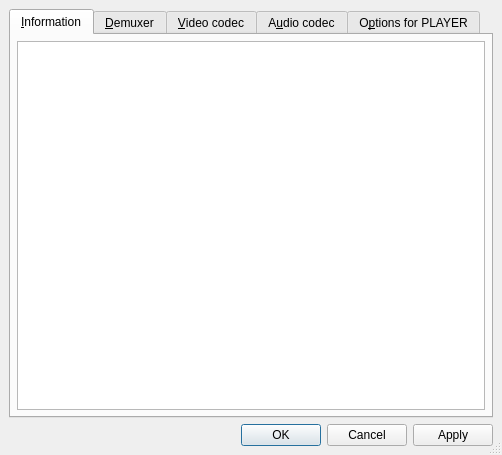
<?xml version="1.0" encoding="UTF-8"?>
<ui version="4.0">
 <author>Ricardo Villalba</author>
 <class>Gui::TFilePropertiesDialog</class>
 <widget class="QDialog" name="Gui::TFilePropertiesDialog">
  <property name="geometry">
   <rect>
    <x>0</x>
    <y>0</y>
    <width>502</width>
    <height>455</height>
   </rect>
  </property>
  <property name="windowTitle">
   <string>SMPlayer - File properties</string>
  </property>
  <property name="sizeGripEnabled">
   <bool>true</bool>
  </property>
  <layout class="QVBoxLayout">
   <property name="spacing">
    <number>6</number>
   </property>
   <property name="margin">
    <number>9</number>
   </property>
   <item>
    <widget class="QTabWidget" name="tabWidget">
     <property name="currentIndex">
      <number>0</number>
     </property>
     <widget class="QWidget" name="info_page">
      <attribute name="title">
       <string>&amp;Information</string>
      </attribute>
      <layout class="QGridLayout">
       <property name="margin">
        <number>6</number>
       </property>
       <property name="spacing">
        <number>6</number>
       </property>
       <item row="0" column="0">
        <widget class="QTextEdit" name="info_edit">
         <property name="readOnly">
          <bool>true</bool>
         </property>
        </widget>
       </item>
      </layout>
     </widget>
     <widget class="QWidget" name="demuxer_page">
      <attribute name="title">
       <string>&amp;Demuxer</string>
      </attribute>
      <layout class="QVBoxLayout">
       <property name="spacing">
        <number>6</number>
       </property>
       <property name="margin">
        <number>6</number>
       </property>
       <item>
        <widget class="QLabel" name="textLabel2">
         <property name="text">
          <string>&amp;Select the demuxer that will be used for this file:</string>
         </property>
         <property name="wordWrap">
          <bool>false</bool>
         </property>
         <property name="buddy">
          <cstring>demuxer_listbox</cstring>
         </property>
        </widget>
       </item>
       <item>
        <widget class="QListWidget" name="demuxer_listbox"/>
       </item>
       <item>
        <layout class="QHBoxLayout">
         <property name="spacing">
          <number>6</number>
         </property>
         <property name="margin">
          <number>0</number>
         </property>
         <item>
          <spacer>
           <property name="orientation">
            <enum>Qt::Horizontal</enum>
           </property>
           <property name="sizeType">
            <enum>QSizePolicy::Expanding</enum>
           </property>
           <property name="sizeHint" stdset="0">
            <size>
             <width>241</width>
             <height>41</height>
            </size>
           </property>
          </spacer>
         </item>
         <item>
          <widget class="QPushButton" name="resetDemuxerButton">
           <property name="text">
            <string>&amp;Reset</string>
           </property>
          </widget>
         </item>
        </layout>
       </item>
      </layout>
     </widget>
     <widget class="QWidget" name="vc_page">
      <attribute name="title">
       <string>&amp;Video codec</string>
      </attribute>
      <layout class="QVBoxLayout">
       <property name="spacing">
        <number>6</number>
       </property>
       <property name="margin">
        <number>6</number>
       </property>
       <item>
        <widget class="QLabel" name="textLabel3">
         <property name="text">
          <string>&amp;Select the video codec:</string>
         </property>
         <property name="wordWrap">
          <bool>false</bool>
         </property>
         <property name="buddy">
          <cstring>vc_listbox</cstring>
         </property>
        </widget>
       </item>
       <item>
        <widget class="QListWidget" name="vc_listbox"/>
       </item>
       <item>
        <layout class="QHBoxLayout">
         <property name="spacing">
          <number>6</number>
         </property>
         <property name="margin">
          <number>0</number>
         </property>
         <item>
          <spacer>
           <property name="orientation">
            <enum>Qt::Horizontal</enum>
           </property>
           <property name="sizeType">
            <enum>QSizePolicy::Expanding</enum>
           </property>
           <property name="sizeHint" stdset="0">
            <size>
             <width>241</width>
             <height>41</height>
            </size>
           </property>
          </spacer>
         </item>
         <item>
          <widget class="QPushButton" name="resetVCButton">
           <property name="text">
            <string>&amp;Reset</string>
           </property>
          </widget>
         </item>
        </layout>
       </item>
      </layout>
     </widget>
     <widget class="QWidget" name="ac_page">
      <attribute name="title">
       <string>A&amp;udio codec</string>
      </attribute>
      <layout class="QVBoxLayout">
       <property name="spacing">
        <number>6</number>
       </property>
       <property name="margin">
        <number>6</number>
       </property>
       <item>
        <widget class="QLabel" name="textLabel4">
         <property name="text">
          <string>&amp;Select the audio codec:</string>
         </property>
         <property name="wordWrap">
          <bool>false</bool>
         </property>
         <property name="buddy">
          <cstring>ac_listbox</cstring>
         </property>
        </widget>
       </item>
       <item>
        <widget class="QListWidget" name="ac_listbox"/>
       </item>
       <item>
        <layout class="QHBoxLayout">
         <property name="spacing">
          <number>6</number>
         </property>
         <property name="margin">
          <number>0</number>
         </property>
         <item>
          <spacer>
           <property name="orientation">
            <enum>Qt::Horizontal</enum>
           </property>
           <property name="sizeType">
            <enum>QSizePolicy::Expanding</enum>
           </property>
           <property name="sizeHint" stdset="0">
            <size>
             <width>241</width>
             <height>41</height>
            </size>
           </property>
          </spacer>
         </item>
         <item>
          <widget class="QPushButton" name="resetACButton">
           <property name="text">
            <string>&amp;Reset</string>
           </property>
          </widget>
         </item>
        </layout>
       </item>
      </layout>
     </widget>
     <widget class="QWidget" name="options_page">
      <attribute name="title">
       <string notr="true">O&amp;ptions for PLAYER</string>
      </attribute>
      <layout class="QVBoxLayout">
       <property name="spacing">
        <number>6</number>
       </property>
       <property name="margin">
        <number>9</number>
       </property>
       <item>
        <widget class="QGroupBox" name="groupBox">
         <property name="title">
          <string notr="true">Additional Options for PLAYER</string>
         </property>
         <layout class="QVBoxLayout">
          <property name="spacing">
           <number>6</number>
          </property>
          <property name="margin">
           <number>9</number>
          </property>
          <item>
           <widget class="QLabel" name="options_info_label">
            <property name="text">
             <string notr="true">Here you can pass extra options to PLAYER.
Write them separated by spaces.
Example: -flip -nosound</string>
            </property>
            <property name="alignment">
             <set>Qt::AlignVCenter</set>
            </property>
            <property name="wordWrap">
             <bool>false</bool>
            </property>
           </widget>
          </item>
          <item>
           <layout class="QHBoxLayout">
            <property name="spacing">
             <number>6</number>
            </property>
            <property name="margin">
             <number>0</number>
            </property>
            <item>
             <widget class="QLabel" name="textLabel1_3">
              <property name="text">
               <string>&amp;Options:</string>
              </property>
              <property name="wordWrap">
               <bool>false</bool>
              </property>
              <property name="buddy">
               <cstring>player_args_edit</cstring>
              </property>
             </widget>
            </item>
            <item>
             <widget class="QLineEdit" name="player_args_edit"/>
            </item>
           </layout>
          </item>
          <item>
           <widget class="Line" name="line2">
            <property name="sizePolicy">
             <sizepolicy hsizetype="Expanding" vsizetype="Fixed">
              <horstretch>0</horstretch>
              <verstretch>0</verstretch>
             </sizepolicy>
            </property>
            <property name="frameShape">
             <enum>QFrame::HLine</enum>
            </property>
            <property name="frameShadow">
             <enum>QFrame::Sunken</enum>
            </property>
            <property name="orientation">
             <enum>Qt::Horizontal</enum>
            </property>
           </widget>
          </item>
          <item>
           <widget class="QLabel" name="textLabel4_2">
            <property name="text">
             <string>You can also pass additional video filters.
Separate them with &quot;,&quot;. Do not use spaces!
Example: scale=512:-2,mirror</string>
            </property>
            <property name="alignment">
             <set>Qt::AlignVCenter</set>
            </property>
            <property name="wordWrap">
             <bool>false</bool>
            </property>
           </widget>
          </item>
          <item>
           <layout class="QHBoxLayout">
            <property name="spacing">
             <number>6</number>
            </property>
            <property name="margin">
             <number>0</number>
            </property>
            <item>
             <widget class="QLabel" name="textLabel2_3">
              <property name="text">
               <string>V&amp;ideo filters:</string>
              </property>
              <property name="wordWrap">
               <bool>false</bool>
              </property>
              <property name="buddy">
               <cstring>player_vfilters_edit</cstring>
              </property>
             </widget>
            </item>
            <item>
             <widget class="QLineEdit" name="player_vfilters_edit"/>
            </item>
           </layout>
          </item>
          <item>
           <widget class="Line" name="line3">
            <property name="sizePolicy">
             <sizepolicy hsizetype="Expanding" vsizetype="Fixed">
              <horstretch>0</horstretch>
              <verstretch>0</verstretch>
             </sizepolicy>
            </property>
            <property name="frameShape">
             <enum>QFrame::HLine</enum>
            </property>
            <property name="frameShadow">
             <enum>QFrame::Sunken</enum>
            </property>
            <property name="orientation">
             <enum>Qt::Horizontal</enum>
            </property>
           </widget>
          </item>
          <item>
           <widget class="QLabel" name="textLabel5_2">
            <property name="text">
             <string>And finally audio filters. Same rule as for video filters.
Example: extrastereo,karaoke</string>
            </property>
            <property name="alignment">
             <set>Qt::AlignVCenter</set>
            </property>
            <property name="wordWrap">
             <bool>false</bool>
            </property>
           </widget>
          </item>
          <item>
           <layout class="QHBoxLayout">
            <property name="spacing">
             <number>6</number>
            </property>
            <property name="margin">
             <number>0</number>
            </property>
            <item>
             <widget class="QLabel" name="textLabel3_3">
              <property name="text">
               <string>Audio &amp;filters:</string>
              </property>
              <property name="wordWrap">
               <bool>false</bool>
              </property>
              <property name="buddy">
               <cstring>player_afilters_edit</cstring>
              </property>
             </widget>
            </item>
            <item>
             <widget class="QLineEdit" name="player_afilters_edit"/>
            </item>
           </layout>
          </item>
          <item>
           <spacer>
            <property name="orientation">
             <enum>Qt::Vertical</enum>
            </property>
            <property name="sizeHint" stdset="0">
             <size>
              <width>20</width>
              <height>40</height>
             </size>
            </property>
           </spacer>
          </item>
         </layout>
        </widget>
       </item>
      </layout>
     </widget>
    </widget>
   </item>
   <item>
    <widget class="QDialogButtonBox" name="buttonBox">
     <property name="orientation">
      <enum>Qt::Horizontal</enum>
     </property>
     <property name="standardButtons">
      <set>QDialogButtonBox::Apply|QDialogButtonBox::Cancel|QDialogButtonBox::Ok</set>
     </property>
    </widget>
   </item>
  </layout>
 </widget>
 <layoutdefault spacing="6" margin="11"/>
 <tabstops>
  <tabstop>tabWidget</tabstop>
  <tabstop>info_edit</tabstop>
  <tabstop>buttonBox</tabstop>
  <tabstop>demuxer_listbox</tabstop>
  <tabstop>resetDemuxerButton</tabstop>
  <tabstop>vc_listbox</tabstop>
  <tabstop>resetVCButton</tabstop>
  <tabstop>ac_listbox</tabstop>
  <tabstop>resetACButton</tabstop>
  <tabstop>player_args_edit</tabstop>
  <tabstop>player_vfilters_edit</tabstop>
  <tabstop>player_afilters_edit</tabstop>
 </tabstops>
 <resources/>
 <connections>
  <connection>
   <sender>buttonBox</sender>
   <signal>accepted()</signal>
   <receiver>Gui::TFilePropertiesDialog</receiver>
   <slot>accept()</slot>
   <hints>
    <hint type="sourcelabel">
     <x>267</x>
     <y>468</y>
    </hint>
    <hint type="destinationlabel">
     <x>267</x>
     <y>246</y>
    </hint>
   </hints>
  </connection>
  <connection>
   <sender>buttonBox</sender>
   <signal>rejected()</signal>
   <receiver>Gui::TFilePropertiesDialog</receiver>
   <slot>reject()</slot>
   <hints>
    <hint type="sourcelabel">
     <x>267</x>
     <y>468</y>
    </hint>
    <hint type="destinationlabel">
     <x>267</x>
     <y>246</y>
    </hint>
   </hints>
  </connection>
 </connections>
</ui>
